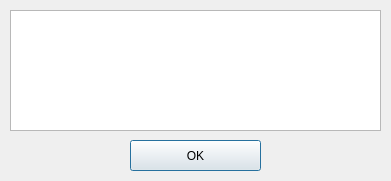
<?xml version="1.0" encoding="UTF-8"?>
<ui version="4.0">
 <class>dialog</class>
 <widget class="QDialog" name="dialog">
  <property name="geometry">
   <rect>
    <x>0</x>
    <y>0</y>
    <width>391</width>
    <height>181</height>
   </rect>
  </property>
  <property name="windowTitle">
   <string>Information</string>
  </property>
  <widget class="QTextBrowser" name="dialog_text">
   <property name="geometry">
    <rect>
     <x>10</x>
     <y>10</y>
     <width>371</width>
     <height>121</height>
    </rect>
   </property>
  </widget>
  <widget class="QPushButton" name="ok_button">
   <property name="geometry">
    <rect>
     <x>130</x>
     <y>140</y>
     <width>131</width>
     <height>31</height>
    </rect>
   </property>
   <property name="text">
    <string>OK</string>
   </property>
  </widget>
 </widget>
 <resources/>
 <connections/>
</ui>
